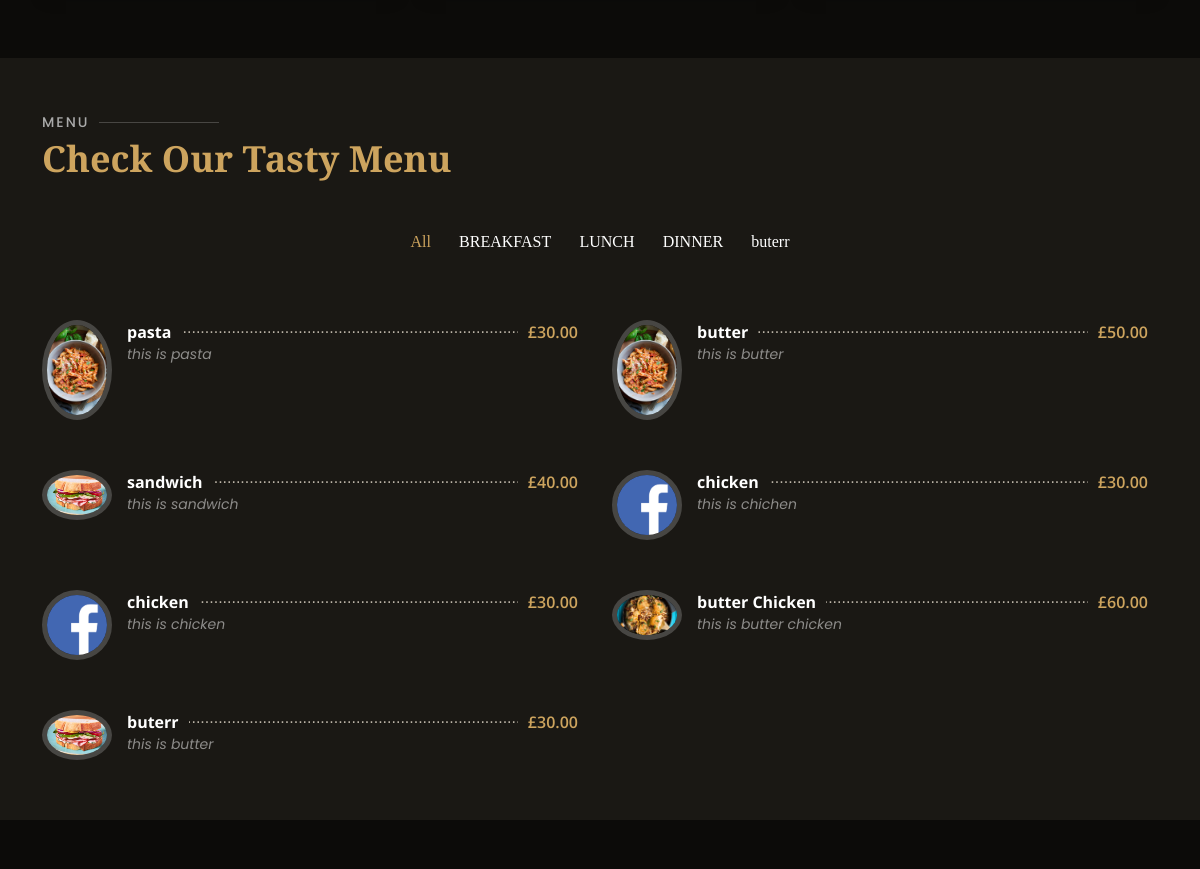
The app's page / (middle part), older data.
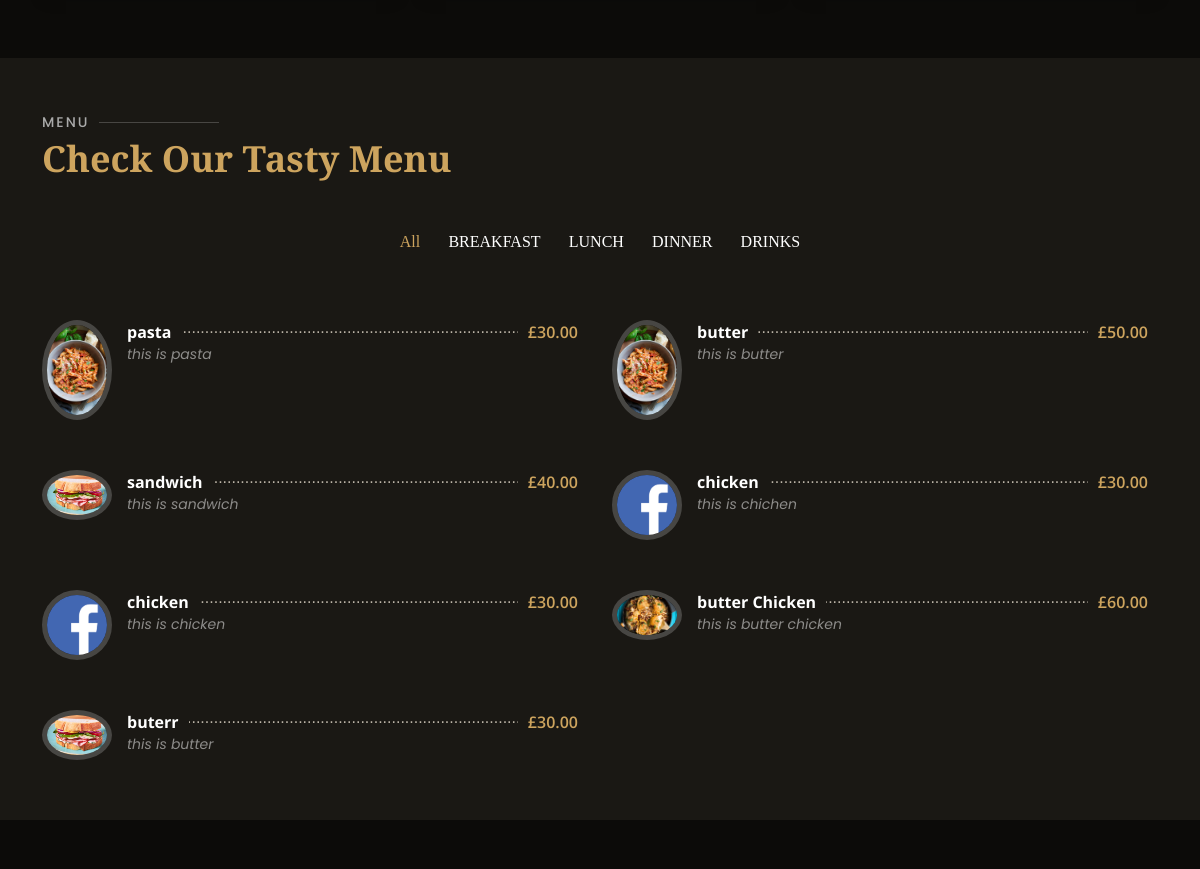
The same page, newer data.
### hotel/models.py (models this page shows, shortened)
class Category(models.Model):
    name = models.CharField(max_length=30)
    class Meta:
        verbose_name = 'category'
        verbose_name_plural = 'categories'
    def __str__(self):
        return self.name

class Meals(models.Model):
    name = models.CharField(max_length=50)
    description = models.TextField(max_length=500)
    category = models.ForeignKey('Category', on_delete=models.SET_NULL, null=True)
    people = models.IntegerField()
    price = models.DecimalField(max_length=5, decimal_places=2, max_digits=5)
    image = models.ImageField(upload_to='hotel/')
    slug = models.SlugField(blank=True, null=True)
    class Meta:
        verbose_name = 'meal'
        verbose_name_plural = 'meals'

### home/views.py (the view)
# urls.py: 2. Add a URL to urlpatterns:  path('', views.home, name='home')
def home(request):
    about = AboutUs.objects.last()
    why_choose_us = Why_Choose_Us.objects.all()
    meals = Meals.objects.all()
    categories = Category.objects.all()
    meal_list = Meals.objects.all()
    chef = Chef.objects.all()
    form = ContactForm()
    context = {
        'about' : about,
        'why_choose_us' : why_choose_us,
        'meals': meals,
        'categories': categories,
        'meal_list': meal_list,
        'chef' : chef,
        'form' : form,
    }
    return render(request, 'home/home.html', context)

### home/templates/home/home.html (shortened to what this page needs)
{% extends 'base.html' %}
{% load static %}
{% block content %}
  <section id="why-us" class="why-us">
    </section>
    <section id="menu" class="menu section-bg">
        <div class="container" data-aos="fade-up">
          <div class="section-title">
            <h2>Menu</h2>
            <p>Check Our Tasty Menu</p>
          </div>
          <div class="row" data-aos="fade-up" data-aos-delay="100">
            <div class="col-lg-12 d-flex justify-content-center">
                <ul id="menu-flters">
                  <li data-filter="*" class="filter-active">All</li>
                  {% for  category in categories %}
                  <li data-filter=".filter-{{category}}">{{category}}</li>
                  {% endfor %}
                </ul>
              </div>
          </div>
          <div class="row menu-container" data-aos="fade-up" data-aos-delay="200">
            {% for  category in categories %}
            {% for meal in meal_list %}
            {% if meal.category == category %}
                <div class="col-lg-6 menu-item filter-{{category}}">
                <img src='{{ meal.image.url }}' class="menu-img" alt="">
                <div class="menu-content">
                    <a href="{% url 'hotel:meal_detail' meal.slug %}">{{ meal.name }}</a><span>£{{ meal.price }}</span>
                </div>
                <div class="menu-ingredients">
                    {{ meal.description }}
                </div>
                </div>
            {% endif %}
            {% endfor %}
            {% endfor %}
          </div>
        </div>
      </section>
<section id="chefs" class="chefs">
  </section>
{% endblock content %}

### templates/base.html (shortened to what this page needs)
<!DOCTYPE html>
{% load static %}
<html lang="en">
<head>
  <link rel="stylesheet" href="https://use.fontawesome.com/releases/v5.13.0/css/all.css" />
  <link href="{% static 'vendor/animate.css/animate.min.css'%}" rel="stylesheet">
  <link href="{% static 'vendor/aos/aos.css'%}" rel="stylesheet">
  <link href="{% static 'vendor/bootstrap/css/bootstrap.min.css'%}" rel="stylesheet">
  <link href="{% static 'vendor/bootstrap-icons/bootstrap-icons.css'%}" rel="stylesheet">
  <link href="{% static 'vendor/boxicons/css/boxicons.min.css'%}" rel="stylesheet">
  <link href="{% static 'vendor/glightbox/css/glightbox.min.css'%}" rel="stylesheet">
  <link href="{% static 'vendor/swiper/swiper-bundle.min.css'%}" rel="stylesheet">
  <link href="{% static 'css/style.css' %}" rel="stylesheet"  type="text/css">
</head>
<body>
  <main id="main">
    {% block content %}
    {% endblock content %}
  </main>
</body>
</html>

### static/css/style.css (style rules this page uses)
body { font-family: "Open Sans", sans-serif; background: #0c0b09; color: #fff; }
a { color: #cda45e; text-decoration: none; }
h1, h2, h3, h4, h5, h6 { font-family: "Playfair Display", serif; }
section { padding: 60px 0; overflow: hidden; }
.section-bg { background-color: #1a1814; }
.section-title { padding-bottom: 40px; }
.section-title h2 { font-size: 14px; font-weight: 500; padding: 0; line-height: 1px; margin: 0 0 5px 0; letter-spacing: 2px; text-transform: uppercase; color: #aaaaaa; font-family: "Poppins", sans-serif; }
.section-title h2::after { content: ""; width: 120px; height: 1px; display: inline-block; background: rgba(255, 255, 255, 0.2); margin: 4px 10px; }
.section-title p { margin: 0; margin: 0; font-size: 36px; font-weight: 700; font-family: "Playfair Display", serif; color: #cda45e; }
.menu #menu-flters { padding: 0; margin: 0 auto 0 auto; list-style: none; text-align: center; border-radius: 50px; }
.menu #menu-flters li { cursor: pointer; display: inline-block; padding: 8px 12px 10px 12px; font-size: 16px; font-weight: 500; line-height: 1; color: #fff; margin-bottom: 10px; transition: all ease-in-out 0.3s; border-radius: 50px; font-family: "Playfair Display", serif; }
.menu #menu-flters li:hover, .menu #menu-flters li.filter-active { color: #cda45e; }
.menu #menu-flters li:last-child { margin-right: 0; }
.menu .menu-item { margin-top: 50px; }
.menu .menu-img { width: 70px; border-radius: 50%; float: left; border: 5px solid rgba(255, 255, 255, 0.2); }
.menu .menu-content { margin-left: 85px; overflow: hidden; display: flex; justify-content: space-between; position: relative; }
.menu .menu-content::after { content: "......................................................................" "...................................................................." "...................................................................."; position: absolute; left: 20px; right: 0; top: -4px; z-index: 1; color: #bab3a6; font-family: Arial, "Helvetica Neue", Helvetica, sans-serif; }
.menu .menu-content a { padding-right: 10px; background: #1a1814; position: relative; z-index: 3; font-weight: 700; color: white; transition: 0.3s; }
.menu .menu-content span { background: #1a1814; position: relative; z-index: 3; padding: 0 10px; font-weight: 600; color: #cda45e; }
.menu .menu-ingredients { margin-left: 85px; font-style: italic; font-size: 14px; font-family: "Poppins", sans-serif; color: rgba(255, 255, 255, 0.5); }

Row changes from the older to the newer data that the page shows:
changed Category: name "buterr" → "DRINKS"
